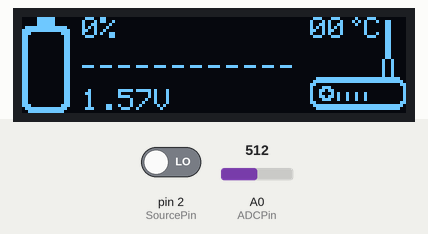
Recording of a sketch running on a simulated Arduino Nano, built with avr-gcc and run on an emulated ATmega328P. On the bench: 128×32 one-colour display. Inputs (shaded band) come from the test bench; at power-on: pin 2 (SourcePin) LOW, A0 (ADCPin) = 512. What the sketch prints to the serial monitor is not drawn.

Above: at 6.2 s.
6.3 s: pin 2 (SourcePin) driven HIGH
At 8.1 s:
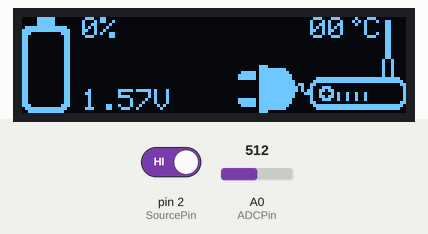
8.6 s: A0 (ADCPin) set to 716
At 10.5 s:
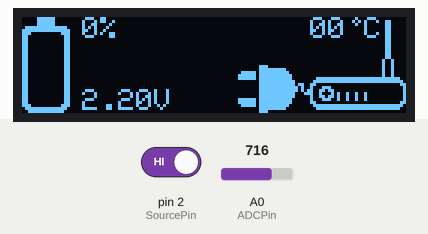
10.8 s: A0 (ADCPin) set to 900
At 11.8 s:
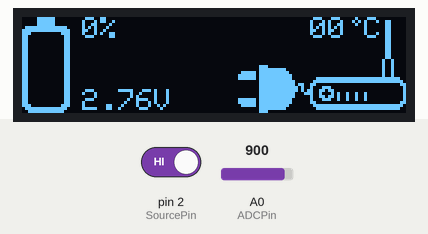
12.9 s: pin 2 (SourcePin) driven LOW
At 14.2 s:
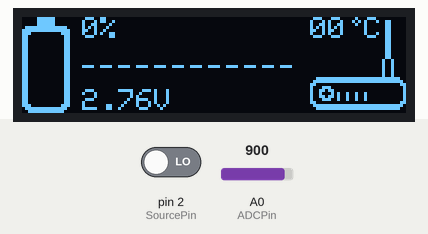
15.0 s: A0 (ADCPin) set to 1023
At 16.6 s:
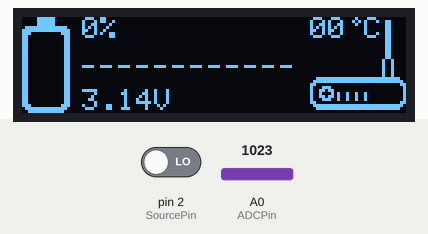
Timing chart, 0 to 18.1 s (numbered marks = the images above; inputs shaded):
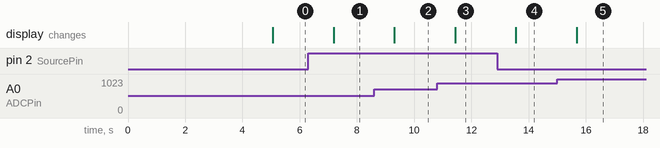

The sketch:

UPS.ino
```cpp
#include <ArduinoJson.h>
#include <SPI.h>
#include <Wire.h>
#include <Adafruit_GFX.h>
#include <Adafruit_SSD1306.h>
#include "UPS.h"


Adafruit_SSD1306 display(SCREEN_WIDTH, SCREEN_HEIGHT, &Wire, OLED_RESET);

unsigned int voltageADC = 0;
float voltage = 0.00;
unsigned char voltagePercentage = 0;
String readString = "";
String IP = "000.000.000.000";
char temperature = 0;
char source = 0;

void setup() {
  Serial.begin(115200);

  if (!display.begin(SSD1306_SWITCHCAPVCC, 0x3C)) { // Address 0x3C for 128x32
    //    Serial.println(F("SSD1306 allocation failed"));
    for (;;); // Don't proceed, loop forever
  }

  display.clearDisplay();
  display.drawBitmap( 0, 0, tm_bmp, TM_WIDTH, TM_HEIGHT, 1);
  display.setTextSize(1);
  display.setTextColor(SSD1306_WHITE);
  display.setCursor(78, 0);
  display.println("NANO UPS");
  display.display();
  delay(5000);


  pinMode(SourcePin, INPUT);
}

void loop() {
  while (Serial.available()) {
    delay(3);
    if (Serial.available() > 0) {
      char c = Serial.read();
      readString += c;
    }
  }

  if (readString != "") {
    //      Serial.println(readString);

    //    {"sensor":"gps","time":1351824120,"data":[48.756080,2.302038]}

    StaticJsonDocument<200> doc;
    DeserializationError error = deserializeJson(doc, readString);

    // Test if parsing succeeds.
    if (error) {
      //        Serial.print(F("deserializeJson() failed: "));
      //        Serial.println(error.f_str());
      return;
    }

    //      const char* sensor = doc["sensor"];
    //      long time = doc["time"];
    //      double latitude = doc["data"][0];
    //      double longitude = doc["data"][1];

    temperature = doc["temperature"];

  }
  readString = "";

  getVolts();
  draw();
  sendData();
  delay(2000);
}

void sendData() {
  StaticJsonDocument<200> doc;
  doc["voltage"] = voltage;
  doc["voltagePercentage"] = voltagePercentage;
  doc["voltageADC"] = voltageADC;
  doc["source"] = source;
  serializeJson(doc, Serial);
  Serial.println();
}

void draw() {
  display.clearDisplay();
  display.drawBitmap( 96, 0, router_bmp, ROUTER_WIDTH, ROUTER_HEIGHT, 1);
  display.drawBitmap( 0, 0, battery_bmp, BATTERY_WIDTH, BATTERY_HEIGHT, 1);
  drawVoltage();
  drawPercentage();
  drawPower();
  drawServer();
  drawLevel();
  display.display();      // Show initial text
  delay(100);
}

void drawLevel() {
  char level = map (voltagePercentage, 0, 100, 0, 23);
  display.fillRoundRect(3, 23 - level + 6, 10, level, 2, SSD1306_INVERSE);
}

void drawServer() {
  char buffer[5];
  sprintf(buffer, "%02d C", temperature);
  display.setTextSize(1);
  display.setCursor(96, 0);
  display.println(buffer);
  display.drawCircle(111, 1, 1, SSD1306_WHITE);
}

void drawPower() {
  if (source) {
    display.drawBitmap(72 , 16, plug_bmp, PLUG_WIDTH, PLUG_HEIGHT, 1);
  } else {
    for (char i = 0; i < 72; i += 6) {
      display.drawLine( 20 + i, 16, 23 + i, 16, SSD1306_WHITE);
    }
  }
}

void drawPercentage() {
  char buffer[5];
  sprintf(buffer, "%d%%", voltagePercentage);
  display.setTextSize(1);
  display.setTextColor(SSD1306_WHITE);
  display.setCursor(20, 0);
  display.println(buffer);
}

void drawVoltage() {
  char buffer[6];
  sprintf(buffer, "%d.%02dV", (int)voltage, (int)(voltage * 100) % 100);
  display.setTextSize(1);
  display.setTextColor(SSD1306_WHITE);
  display.setCursor(20, 24);
  display.println(buffer);
}

float getVolts() {
  source = digitalRead(SourcePin);
  voltageADC = analogRead(ADCPin);
  voltage = (float)voltageADC * 12.6 / FULL_VALUE;
  voltagePercentage = ADC2PERCENTAGE(voltageADC);
  //  Serial.print("ADC: ");
  //  Serial.println(voltageADC);
  //  Serial.print("Voltage: ");
  //  Serial.println(voltage);
  //  Serial.print("Percentage: ");
  //  Serial.println(voltagePercentage);
}
```

Source omitted: UPS.h (data table, 4509 bytes)

Measured:
- after the input at 6.3 s, the display: changes after 0.89 s (image 1)
- after the input at 8.6 s, the display: changes after 0.71 s (image 2)
- after the input at 10.8 s, the display: changes after 0.63 s (image 3)
- after the input at 12.9 s, the display: changes after 0.66 s (image 4)
- after the input at 15.0 s, the display: changes after 0.68 s (image 5)
